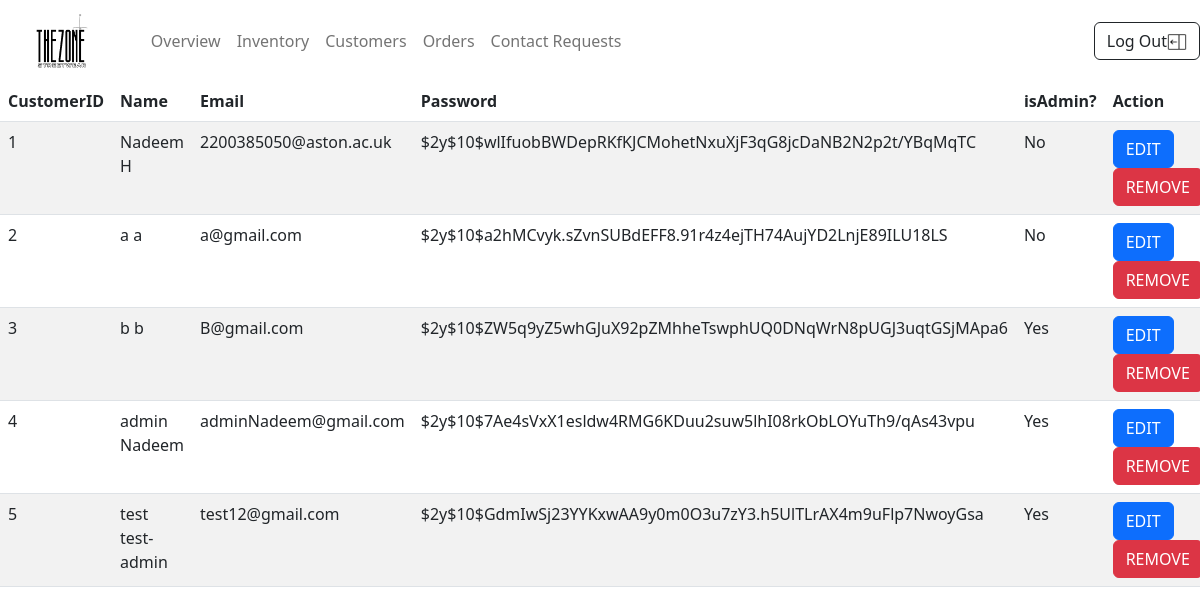
/admin-customers.php (signed in), run on an earlier commit of the app's database.
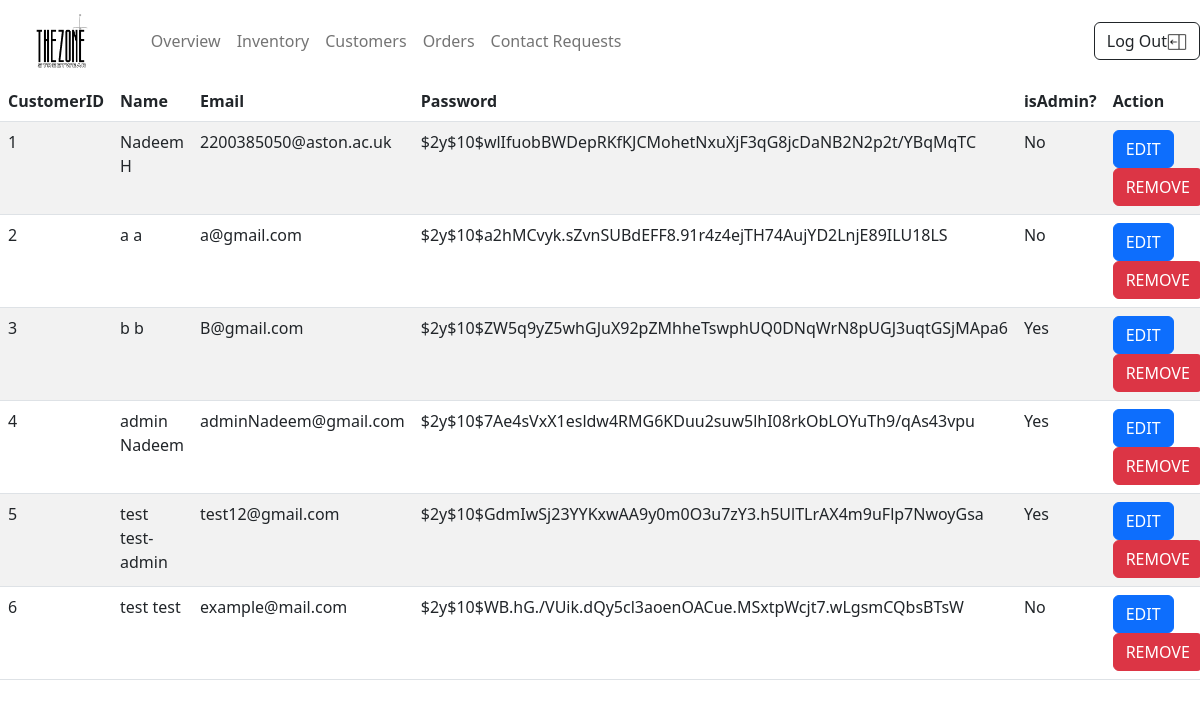
And on a later commit of the database.
### tables this page shows
CREATE TABLE `useraccounts` (
  `UserID` int(11) NOT NULL,
  `Firstname` varchar(255) DEFAULT NULL,
  `Lastname` varchar(255) DEFAULT NULL,
  `Email` varchar(255) DEFAULT NULL,
  `Pass` varchar(255) DEFAULT NULL,
  `isAdmin` tinyint(1) DEFAULT 0
);

### admin-customers.php (the view, shortened to what this page needs)
<!DOCTYPE html>
<html lang="en">
<head>
    <link rel="stylesheet" href="https://cdnjs.cloudflare.com/ajax/libs/twitter-bootstrap/5.2.0/css/bootstrap.min.css">
    <link rel="stylesheet" href="https://cdn.datatables.net/1.13.4/css/dataTables.bootstrap5.min.css">
    <link rel="stylesheet" href="../TheZone/style.css">
</head>
<body>
    <?php include('../TheZone/adminnavbar.php') ?>
    <section>
        <table id="example" class="table table-striped" style="width:100%">
            <thead>
                <tr>
                    <th>CustomerID</th>
                    <th>Name</th>
                    <th>Email</th>
                    <th>Password</th>
                    <th>isAdmin?</th>
                    <th>Action</th>
                </tr>
            </thead>
            <tbody>
                <?php
                include('../TheZone/connectiondb.php');
                $users = $db->prepare("SELECT * FROM useraccounts");
                $users->execute();
                foreach ($users as $user) {
                    echo "<tr>";
                    echo "<td>" . $user['UserID'] . "</td>";
                    echo "<td>" . $user['Firstname'] . " " . $user['Lastname'] . "</td>";
                    echo "<td>" . $user['Email'] . "</td>";
                    echo "<td>" . $user['Pass'] . "</td>";
                    echo "<td>" . ($user['isAdmin'] ? 'Yes' : 'No') . "</td>";
                    echo "<td>";
                    echo "<button type='button' class='btn btn-primary editbtn' data-userid='" . $user['UserID'] . "' data-firstname='" . $user['Firstname'] . "' data-lastname='" . $user['Lastname'] . "' data-useremail='" . $user['Email'] . "' data-userpassword='" . $user['Pass'] . "' data-isadmin ='".$user['isAdmin'] . "'>EDIT</button>";
                    echo "<form style='display: inline-block;' action='../TheZone/remove-user.php' method='post'>";
                    echo "<button type='submit' class='btn btn-danger'>REMOVE</button>";
                    echo "</form>";
                    echo "</td>";
                    echo "</tr>";
                }
                ?>
            </tbody>
        </table>
    </section>
</body>
</html>

What changed in the data, as far as the page shows it:
added useraccounts: UserID "6", Firstname "test", Lastname "test", Email "example@mail.com", Pass "$2y$10$WB.hG./VUik.dQy5cl3aoenOACue.MSxtpWcjt7.wLgsmCQbsBTsW", isAdmin "No"
